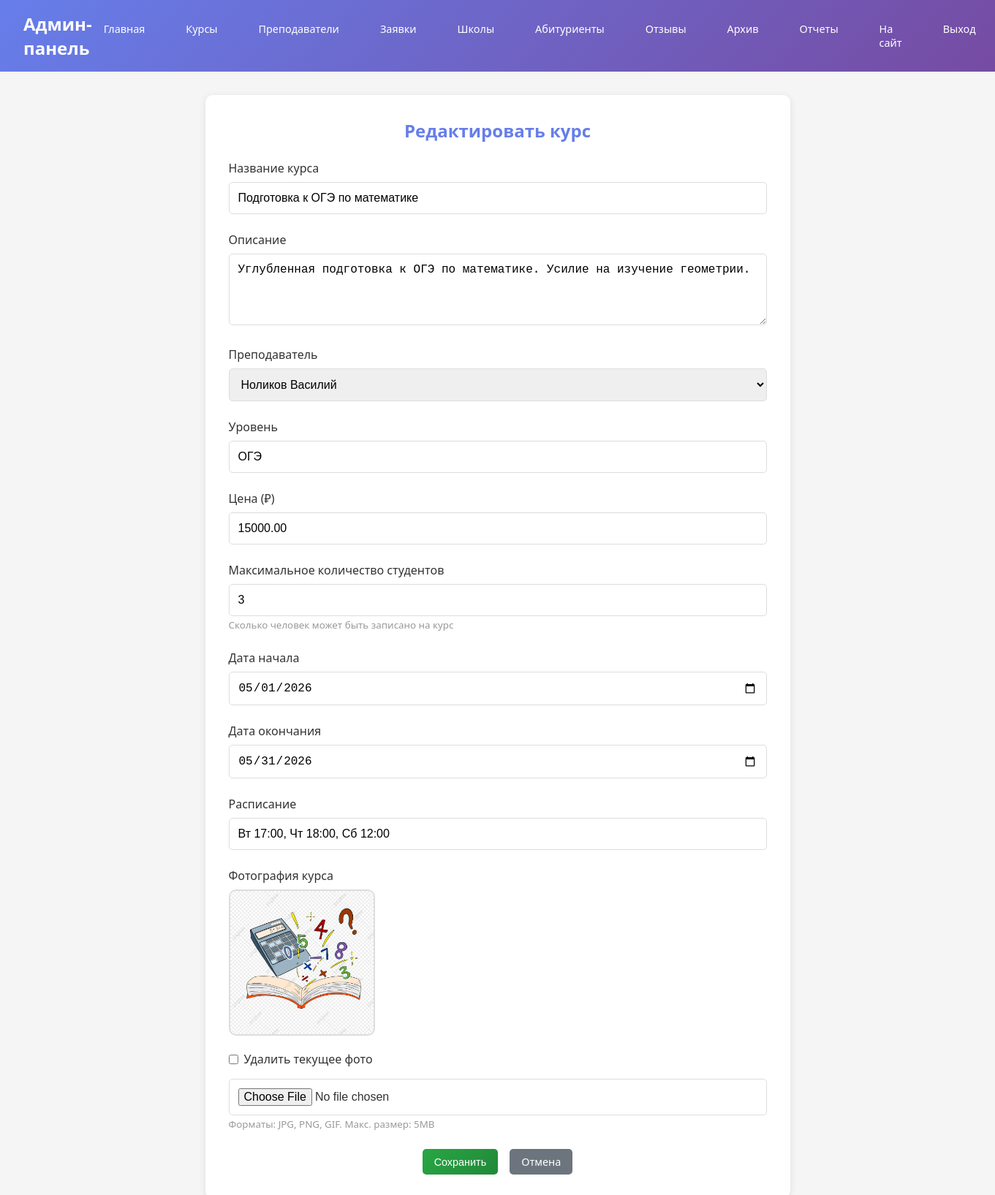
Screenshot of /admin-panel/courses/edit/3/ (signed in) with the database file from the repository.
### main/models.py (models this page shows, shortened)
class Course(models.Model):
    course_id = models.AutoField(primary_key=True)
    name = models.CharField(max_length=255)
    description = models.TextField()
    teacher = models.ForeignKey(Teacher, on_delete=models.CASCADE, db_column='teacher_id')
    level = models.CharField(max_length=50)
    price = models.DecimalField(
        max_digits=10,
        decimal_places=2,
        validators=[MinValueValidator(0.01)]
    )
    start_date = models.DateField()
    end_date = models.DateField()
    raspisanie = models.CharField(max_length=255, blank=True, null=True)
    is_activ = models.BooleanField(default=True)
    max_students = models.PositiveIntegerField(
        default=15,
        help_text='Максимальное количество студентов на курсе'
    )
    photo_url = models.CharField(max_length=500, blank=True, null=True)
    photo = models.ImageField(
        upload_to='courses/photos/',
        blank=True,
        null=True,
        help_text='Фотография курса (необязательно)'
    )
    class Meta:
        db_table = 'courses'

class Teacher(models.Model):
    teacher_id = models.AutoField(primary_key=True)
    user = models.ForeignKey(Users, on_delete=models.CASCADE, db_column='user_id')
    first_name = models.CharField(
        max_length=100,
        validators=[
            RegexValidator(
                regex=r'^[а-яА-Яa-zA-Z]{2,50}$',
                message='Имя должно содержать от 2 до 50 букв'
            )
        ]
    )
    last_name = models.CharField(
        max_length=100,
        validators=[
            RegexValidator(
                regex=r'^[а-яА-Яa-zA-Z]{2,50}$',
                message='Фамилия должна содержать от 2 до 50 букв'
            )
        ]
    )
    description = models.TextField(blank=True, null=True)
    email = models.EmailField(
        max_length=255,
        validators=[EmailValidator(message='Введите корректный email адрес')]
    )
    photo_url = models.CharField(max_length=500, blank=True, null=True)
    photo = models.ImageField(
        upload_to='teachers/photos/',
        blank=True,
        null=True,
        help_text='Фотография преподавателя (необязательно)'
    )
    is_activ = models.BooleanField(default=True)
    class Meta:
        db_table = 'teachers'

### main/views.py (the view, shortened to what this page needs)
# urls.py: path('admin-panel/courses/edit/<int:course_id>/', views.admin_edit_course, name='admin_edit_course'),
@staff_member_required
def admin_edit_course(request, course_id):
    course = get_object_or_404(Course, course_id=course_id)
    teachers = Teacher.objects.filter(is_activ=True)
    return render(request, 'admin/edit_course.html', {
        'course': course,
        'teachers': teachers,
    })

### main/templates/admin/edit_course.html (shortened to what this page needs)
{% extends 'admin/base_admin.html' %}
{% block content %}
<div class="form-card">
    <h2 style="color: #667eea; margin-bottom: 1.5rem; text-align: center;">Редактировать курс</h2>
    <form method="post" enctype="multipart/form-data">
        <div class="form-group">
            <label>Название курса</label>
            <input type="text" name="name" class="form-control" value="{{ course.name }}" required>
        </div>
        <div class="form-group">
            <label>Описание</label>
            <textarea name="description" class="form-control" rows="4" required>{{ course.description }}</textarea>
        </div>
        <div class="form-group">
            <label>Преподаватель</label>
            <select name="teacher_id" class="form-control" required>
                {% for teacher in teachers %}
                <option value="{{ teacher.teacher_id }}" {% if teacher.teacher_id == course.teacher_id %}selected{% endif %}>
                    {{ teacher.last_name }} {{ teacher.first_name }}
                </option>
                {% endfor %}
            </select>
        </div>
        <div class="form-group">
            <label>Уровень</label>
            <input type="text" name="level" class="form-control" value="{{ course.level }}" required>
        </div>
        <div class="form-group">
            <label>Цена (₽)</label>
            <input type="number" name="price" class="form-control" step="0.01" value="{{ course.price }}" required>
        </div>
        <div class="form-group">
            <label>Максимальное количество студентов</label>
            <input type="number" name="max_students" class="form-control"
                   value="{{ course.max_students|default:15 }}" min="1" required>
            <small style="color: #999;">Сколько человек может быть записано на курс</small>
        </div>
        <div class="form-group">
            <label>Дата начала</label>
            <input type="date" name="start_date" class="form-control" value="{{ course.start_date|date:'Y-m-d' }}" required>
        </div>
        <div class="form-group">
            <label>Дата окончания</label>
            <input type="date" name="end_date" class="form-control" value="{{ course.end_date|date:'Y-m-d' }}" required>
        </div>
        <div class="form-group">
            <label>Расписание</label>
            <input type="text" name="raspisanie" class="form-control" value="{{ course.raspisanie }}">
        </div>
        <div class="form-group">
            <label>Фотография курса</label>
            {% if course.photo %}
            <div style="margin-bottom: 1rem;">
                <img src="{{ course.photo.url }}" alt="{{ course.name }}"
                     style="max-width: 200px; border-radius: 10px; border: 2px solid #ddd;">
            </div>
            <div style="margin-bottom: 1rem;">
                <label style="display: flex; align-items: center; gap: 0.5rem;">
                    <input type="checkbox" name="photo-clear"> Удалить текущее фото
                </label>
            </div>
            {% endif %}
            <input type="file" name="photo" class="form-control" accept="image/*">
            <small style="color: #999;">Форматы: JPG, PNG, GIF. Макс. размер: 5MB</small>
        </div>
        <div style="display: flex; gap: 1rem; justify-content: center;">
            <button type="submit" class="btn btn-success">Сохранить</button>
            <a href="{% url 'admin_courses' %}" class="btn" style="background: #6c757d;">Отмена</a>
        </div>
    </form>
</div>
{% endblock %}

### main/templates/admin/base_admin.html (style rules this page uses)
* { margin: 0; padding: 0; box-sizing: border-box; }
body { font-family: 'Segoe UI', Tahoma, Geneva, Verdana, sans-serif; background-color: #f5f5f5; color: #333; }
.btn { display: inline-block; padding: 0.5rem 1rem; background: linear-gradient(135deg, #667eea 0%, #764ba2 100%); color: white; text-decoration: none; border-radius: 5px; border: none; cursor: pointer; font-size: 0.9rem; }
.btn-success { background: linear-gradient(135deg, #28a745 0%, #218838 100%); }
.form-card { background: white; border-radius: 10px; padding: 2rem; box-shadow: 0 2px 10px rgba(0,0,0,0.1); max-width: 800px; margin: 0 auto; }
.form-group { margin-bottom: 1.5rem; }
.form-group label { display: block; color: #333; margin-bottom: 0.5rem; font-weight: 500; }
.form-control { width: 100%; padding: 0.75rem; border: 1px solid #ddd; border-radius: 5px; font-size: 1rem; }

### rows the page displays
Course: name "Подготовка к ОГЭ по математике", description "Углубленная подготовка к ОГЭ по математике. Усилие на изучение геометрии.", teacher_id "Ноликов Василий", level "ОГЭ", price "15000.00", max_students "3", start_date "05/01/2026", end_date "05/31/2026", raspisanie "Вт 17:00, Чт 18:00, Сб 12:00", photo (picture)
